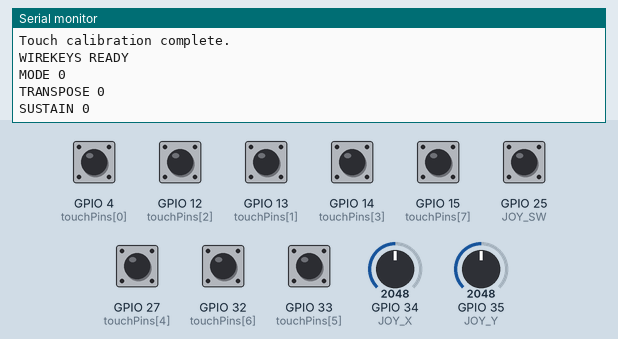
Simulated run of this sketch. Board: ESP32. On the bench: the last lines printed to the serial monitor. Inputs (shaded band) come from the test bench; at power-on: GPIO 4 (touchPins[0]), GPIO 12 (touchPins[2]), GPIO 13 (touchPins[1]), GPIO 14 (touchPins[3]), GPIO 15 (touchPins[7]), GPIO 25 (JOY_SW), GPIO 27 (touchPins[4]), GPIO 32 (touchPins[6]), GPIO 33 (touchPins[5]) HIGH, GPIO 34 (JOY_X) = 2048, GPIO 35 (JOY_Y) = 2048 (analog values on the 0–4095 scale).

Above: at 3.7 s.
3.8 s: GPIO 34 (JOY_X) set to 2866
At 5.0 s:
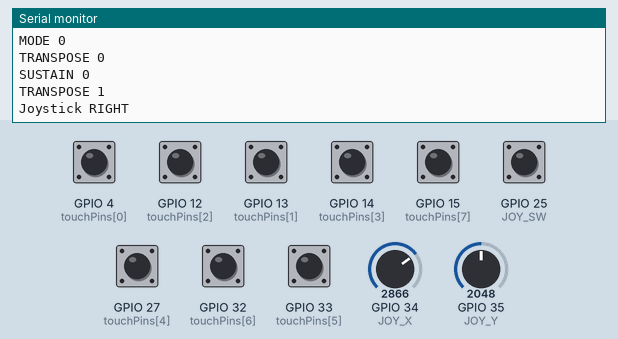
5.3 s: GPIO 35 (JOY_Y) set to 2866
At 6.1 s:
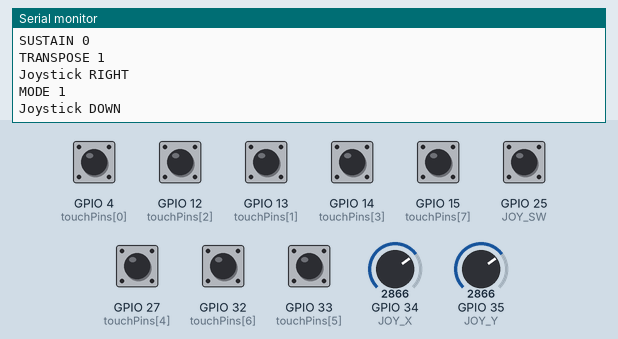
6.8 s: GPIO 4 (touchPins[0]) pulled LOW for 0.15 s
At 7.7 s:
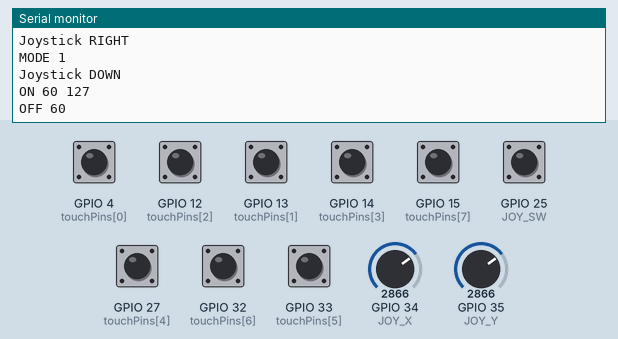
8.4 s: GPIO 25 (JOY_SW) pulled LOW for 0.15 s
At 8.8 s:
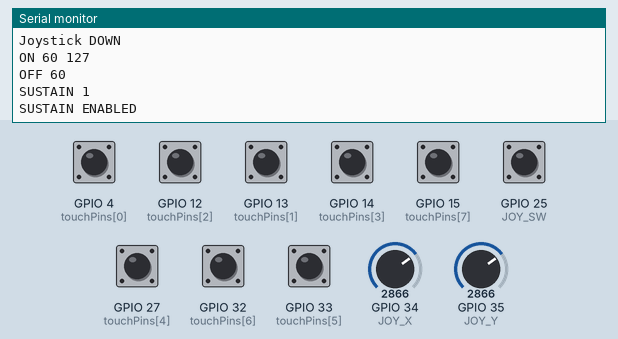
10.0 s: GPIO 25 (JOY_SW) pulled LOW for 1 s
At 11.0 s:
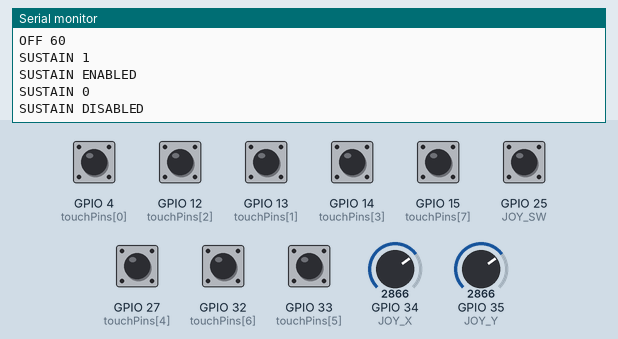
12.5 s: GPIO 12 (touchPins[2]) pulled LOW for 0.15 s
At 12.63 s:
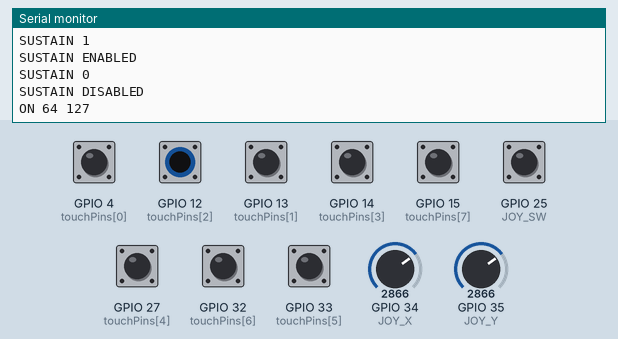
Timing chart, 0 to 15.1 s (numbered marks = the images above; inputs shaded):
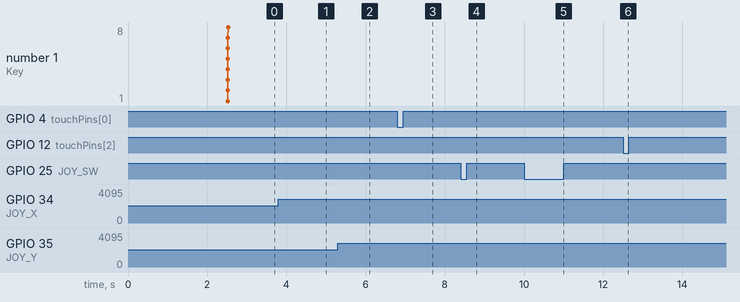

The sketch:

wirekey.ino
```cpp
/*
  WIREKEYS v1.1
  ESP32 DevKit V1 - Classic ESP32

  8 capacitive touch electrodes
  KY-023 joystick
  Serial communication with Python audio engine

  Joystick:
  UP/DOWN    = Change instrument mode
  LEFT/RIGHT = Pitch transpose
  PRESS      = Sustain toggle
*/

const int touchPins[8] = {
  4, 13, 12, 14, 27, 33, 32, 15
};

const int midiNotes[8] = {
  60, 62, 64, 65, 67, 69, 71, 72
};

// Joystick connections
const int JOY_X = 34;
const int JOY_Y = 35;
const int JOY_SW = 25;

// Touch detection
uint16_t baseline[8];
int threshold[8];
bool keyPressed[8] = {false};

// Instrument state
int currentMode = 0;
int transpose = 0;
bool sustain = false;

// Joystick calibration
int joyXCenter = 2048;
int joyYCenter = 2048;

// Joystick direction handling
bool xArmed = true;
bool yArmed = true;

const int DEADZONE = 700;
const int RELEASE_ZONE = 350;

const int MIN_TRANSPOSE = -24;
const int MAX_TRANSPOSE = 24;

// Button debounce
bool lastButtonReading = HIGH;
bool stableButtonState = HIGH;
unsigned long lastDebounceTime = 0;
const unsigned long DEBOUNCE_DELAY = 40;

// --------------------------------------------------
// Serial event functions
// --------------------------------------------------

void sendMode() {
  Serial.print("MODE ");
  Serial.println(currentMode);
}

void sendTranspose() {
  Serial.print("TRANSPOSE ");
  Serial.println(transpose);
}

void sendSustain() {
  Serial.print("SUSTAIN ");
  Serial.println(sustain ? 1 : 0);
}

// --------------------------------------------------
// Joystick calibration
// --------------------------------------------------

void calibrateJoystick() {
  long totalX = 0;
  long totalY = 0;

  Serial.println("Calibrating joystick. Keep it centered.");

  for (int i = 0; i < 50; i++) {
    totalX += analogRead(JOY_X);
    totalY += analogRead(JOY_Y);
    delay(10);
  }

  joyXCenter = totalX / 50;
  joyYCenter = totalY / 50;

  Serial.print("Joystick center X: ");
  Serial.println(joyXCenter);

  Serial.print("Joystick center Y: ");
  Serial.println(joyYCenter);
}

// --------------------------------------------------
// Touch calibration
// --------------------------------------------------

void calibrateTouch() {
  unsigned long totals[8] = {0};

  Serial.println("Touch calibration started.");
  Serial.println("Keep all electrodes untouched.");

  for (int sample = 0; sample < 100; sample++) {
    for (int i = 0; i < 8; i++) {
      totals[i] += touchRead(touchPins[i]);
    }

    delay(10);
  }

  for (int i = 0; i < 8; i++) {
    baseline[i] = totals[i] / 100;

    threshold[i] = max(
      8,
      (int)(baseline[i] * 0.18)
    );

    Serial.print("Key ");
    Serial.print(i + 1);
    Serial.print(" baseline: ");
    Serial.println(baseline[i]);
  }

  Serial.println("Touch calibration complete.");
}

// --------------------------------------------------
// Joystick movement
// --------------------------------------------------

void updateJoystick() {

  int x = analogRead(JOY_X);
  int y = analogRead(JOY_Y);

  // LEFT / RIGHT: Pitch control

  if (abs(x - joyXCenter) < RELEASE_ZONE) {
    xArmed = true;
  }

  if (xArmed) {

    if (x < joyXCenter - DEADZONE) {

      transpose--;

      transpose = constrain(
        transpose,
        MIN_TRANSPOSE,
        MAX_TRANSPOSE
      );

      sendTranspose();
      Serial.println("Joystick LEFT");

      xArmed = false;
    }

    else if (x > joyXCenter + DEADZONE) {

      transpose++;

      transpose = constrain(
        transpose,
        MIN_TRANSPOSE,
        MAX_TRANSPOSE
      );

      sendTranspose();
      Serial.println("Joystick RIGHT");

      xArmed = false;
    }
  }

  // UP / DOWN: Instrument selection

  if (abs(y - joyYCenter) < RELEASE_ZONE) {
    yArmed = true;
  }

  if (yArmed) {

    if (y < joyYCenter - DEADZONE) {

      currentMode--;

      if (currentMode < 0) {
        currentMode = 2;
      }

      sendMode();
      Serial.println("Joystick UP");

      yArmed = false;
    }

    else if (y > joyYCenter + DEADZONE) {

      currentMode++;

      if (currentMode > 2) {
        currentMode = 0;
      }

      sendMode();
      Serial.println("Joystick DOWN");

      yArmed = false;
    }
  }
}

// --------------------------------------------------
// Joystick button
// --------------------------------------------------

void updateJoystickButton() {

  bool reading = digitalRead(JOY_SW);

  if (reading != lastButtonReading) {
    lastDebounceTime = millis();
  }

  if (millis() - lastDebounceTime > DEBOUNCE_DELAY) {

    if (reading != stableButtonState) {

      stableButtonState = reading;

      if (stableButtonState == LOW) {

        sustain = !sustain;

        sendSustain();

        Serial.println(
          sustain ? "SUSTAIN ENABLED" : "SUSTAIN DISABLED"
        );
      }
    }
  }

  lastButtonReading = reading;
}

// --------------------------------------------------
// Touch detection
// --------------------------------------------------

void updateTouchKeys() {

  for (int i = 0; i < 8; i++) {

    int value = touchRead(touchPins[i]);

    int difference = (int)baseline[i] - value;

    // Key pressed
    if (!keyPressed[i] && difference > threshold[i]) {

      keyPressed[i] = true;

      int velocity = map(
        difference,
        threshold[i],
        threshold[i] * 3,
        45,
        127
      );

      velocity = constrain(velocity, 1, 127);

      Serial.print("ON ");
      Serial.print(midiNotes[i]);
      Serial.print(" ");
      Serial.println(velocity);
    }

    // Key released
    else if (
      keyPressed[i] &&
      difference < threshold[i] * 0.65
    ) {

      keyPressed[i] = false;

      Serial.print("OFF ");
      Serial.println(midiNotes[i]);
    }
  }
}

// --------------------------------------------------
// Setup
// --------------------------------------------------

void setup() {

  Serial.begin(115200);

  analogReadResolution(12);

  pinMode(JOY_SW, INPUT_PULLUP);

  delay(1000);

  calibrateJoystick();
  calibrateTouch();

  Serial.println();
  Serial.println("WIREKEYS READY");

  sendMode();
  sendTranspose();
  sendSustain();
}

// --------------------------------------------------
// Main loop
// --------------------------------------------------

void loop() {

  updateJoystick();
  updateJoystickButton();
  updateTouchKeys();

  delay(10);
}
```

Measured:
- after the input at 3.8 s, the serial monitor: prints a new line at once (image 1)
- after the input at 5.3 s, the serial monitor: prints a new line at once (image 2)
- after the input at 6.8 s, the serial monitor: prints a new line at once (image 3)
- after the input at 8.4 s, the serial monitor: prints a new line after 0.05 s (image 4)
- after the input at 10.0 s, the serial monitor: prints a new line at once (image 5)
- after the input at 12.5 s, the serial monitor: prints a new line at once (image 6)
